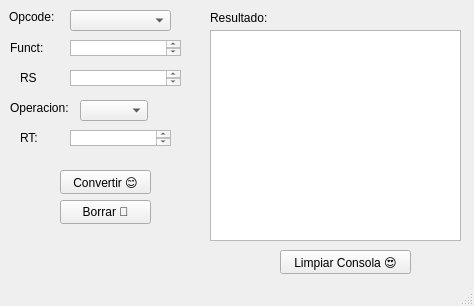
<?xml version="1.0" encoding="UTF-8"?>
<ui version="4.0">
 <class>MainWindow</class>
 <widget class="QMainWindow" name="MainWindow">
  <property name="geometry">
   <rect>
    <x>0</x>
    <y>0</y>
    <width>474</width>
    <height>306</height>
   </rect>
  </property>
  <property name="windowTitle">
   <string>MainWindow</string>
  </property>
  <widget class="QWidget" name="centralwidget">
   <widget class="QLabel" name="label_2">
    <property name="geometry">
     <rect>
      <x>9</x>
      <y>9</y>
      <width>49</width>
      <height>16</height>
     </rect>
    </property>
    <property name="text">
     <string>Opcode:</string>
    </property>
   </widget>
   <widget class="QLabel" name="label_3">
    <property name="geometry">
     <rect>
      <x>10</x>
      <y>40</y>
      <width>49</width>
      <height>16</height>
     </rect>
    </property>
    <property name="text">
     <string>Funct:</string>
    </property>
   </widget>
   <widget class="QLabel" name="label_4">
    <property name="geometry">
     <rect>
      <x>20</x>
      <y>130</y>
      <width>49</width>
      <height>16</height>
     </rect>
    </property>
    <property name="text">
     <string>RT:</string>
    </property>
   </widget>
   <widget class="QLabel" name="label_5">
    <property name="geometry">
     <rect>
      <x>20</x>
      <y>70</y>
      <width>49</width>
      <height>16</height>
     </rect>
    </property>
    <property name="text">
     <string>RS</string>
    </property>
   </widget>
   <widget class="QLabel" name="label_6">
    <property name="geometry">
     <rect>
      <x>10</x>
      <y>100</y>
      <width>61</width>
      <height>16</height>
     </rect>
    </property>
    <property name="baseSize">
     <size>
      <width>4</width>
      <height>0</height>
     </size>
    </property>
    <property name="text">
     <string>Operacion:</string>
    </property>
   </widget>
   <widget class="QComboBox" name="operationLabel">
    <property name="geometry">
     <rect>
      <x>80</x>
      <y>100</y>
      <width>68</width>
      <height>21</height>
     </rect>
    </property>
   </widget>
   <widget class="QComboBox" name="opcodeLabel">
    <property name="geometry">
     <rect>
      <x>70</x>
      <y>10</y>
      <width>101</width>
      <height>21</height>
     </rect>
    </property>
   </widget>
   <widget class="QPlainTextEdit" name="functLabel">
    <property name="geometry">
     <rect>
      <x>70</x>
      <y>40</y>
      <width>111</width>
      <height>16</height>
     </rect>
    </property>
   </widget>
   <widget class="QPlainTextEdit" name="rsLabel">
    <property name="geometry">
     <rect>
      <x>70</x>
      <y>70</y>
      <width>111</width>
      <height>16</height>
     </rect>
    </property>
   </widget>
   <widget class="QPlainTextEdit" name="rtLabel">
    <property name="geometry">
     <rect>
      <x>70</x>
      <y>130</y>
      <width>101</width>
      <height>16</height>
     </rect>
    </property>
   </widget>
   <widget class="QPlainTextEdit" name="consolaLog">
    <property name="geometry">
     <rect>
      <x>210</x>
      <y>30</y>
      <width>251</width>
      <height>211</height>
     </rect>
    </property>
   </widget>
   <widget class="QLabel" name="label">
    <property name="geometry">
     <rect>
      <x>210</x>
      <y>10</y>
      <width>71</width>
      <height>16</height>
     </rect>
    </property>
    <property name="text">
     <string>Resultado:</string>
    </property>
   </widget>
   <widget class="QPushButton" name="convertirButton">
    <property name="geometry">
     <rect>
      <x>60</x>
      <y>170</y>
      <width>91</width>
      <height>24</height>
     </rect>
    </property>
    <property name="text">
     <string>Convertir 😊</string>
    </property>
   </widget>
   <widget class="QPushButton" name="limpiarConsolaButton">
    <property name="geometry">
     <rect>
      <x>280</x>
      <y>250</y>
      <width>131</width>
      <height>24</height>
     </rect>
    </property>
    <property name="text">
     <string>Limpiar Consola 😍</string>
    </property>
   </widget>
   <widget class="QPushButton" name="borrarButton">
    <property name="geometry">
     <rect>
      <x>60</x>
      <y>200</y>
      <width>91</width>
      <height>24</height>
     </rect>
    </property>
    <property name="text">
     <string>Borrar 🙌</string>
    </property>
   </widget>
  </widget>
  <widget class="QStatusBar" name="statusbar"/>
 </widget>
 <resources/>
 <connections/>
</ui>
